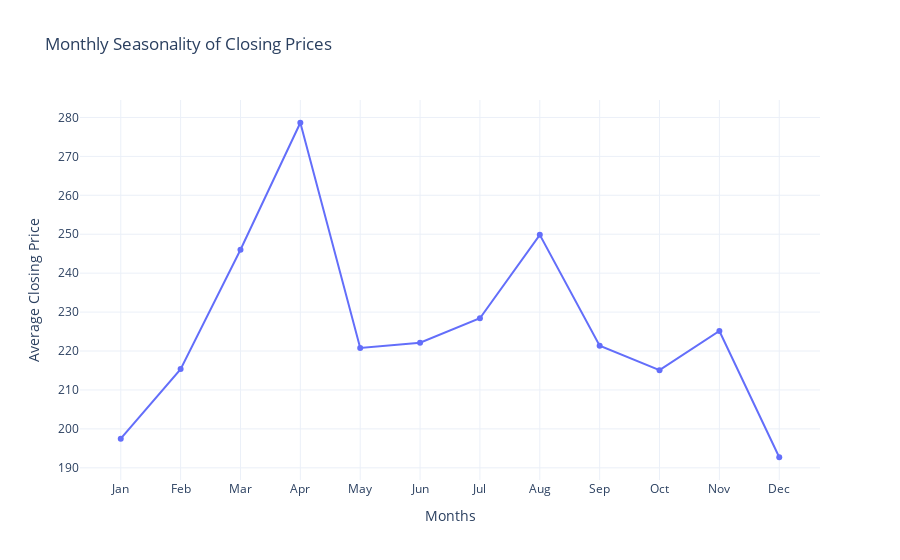

Here is the notebook cell this chart was saved with:
### Code cell
spec_df['Month'] = spec_df['Time'].dt.month
monthly_average = spec_df.groupby('Month')['Close'].mean().reset_index()

fig = px.line(monthly_average, x='Month', y='Close', markers=True, title='Monthly Seasonality of Closing Prices')
fig.update_layout(xaxis_title='Months', yaxis_title='Average Closing Price', xaxis=dict(tickmode='array', tickvals=list(range(1, 13)), ticktext=['Jan', 'Feb', 'Mar', 'Apr', 'May', 'Jun', 'Jul', 'Aug', 'Sep', 'Oct', 'Nov', 'Dec']), template='plotly_white')
fig.show()

### Figure 1 — Plotly figure (JSON) as saved in the notebook; plotly's stock layout.template omitted (floating-point values rounded to 4 significant figures)
{"data": [{"hovertemplate": "Month=%{x}<br>Close=%{y}<extra></extra>", "legendgroup": "", "line": {"color": "#636efa", "dash": "solid"}, "marker": {"symbol": "circle"}, "mode": "lines+markers", "name": "", "orientation": "v", "showlegend": false, "type": "scatter", "x": [1, 2, 3, 4, 5, 6, 7, 8, 9, 10, 11, 12], "xaxis": "x", "y": [197.5, 215.4, 246.0, 278.6, 220.8, 222.2, 228.4, 249.8, 221.4, 215.1, 225.1, 192.7], "yaxis": "y"}], "layout": {"legend": {"tracegroupgap": 0}, "title": {"text": "Monthly Seasonality of Closing Prices"}, "xaxis": {"anchor": "y", "domain": [0, 1], "tickmode": "array", "ticktext": ["Jan", "Feb", "Mar", "Apr", "May", "Jun", "Jul", "Aug", "Sep", "Oct", "Nov", "Dec"], "tickvals": [1, 2, 3, 4, 5, 6, 7, 8, 9, 10, 11, 12], "title": {"text": "Months"}}, "yaxis": {"anchor": "x", "domain": [0, 1], "title": {"text": "Average Closing Price"}}}}
